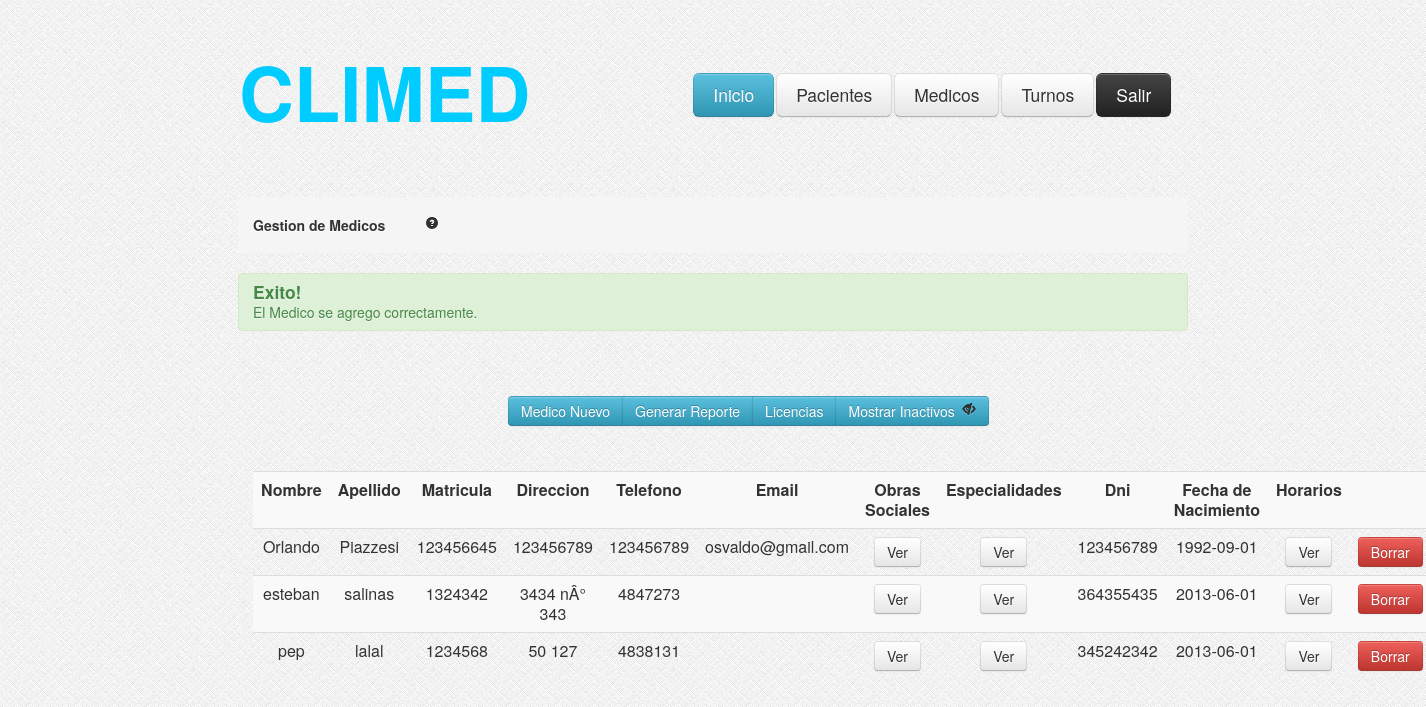
Screenshot of /GestionMedicos.php?Correcto=1 with the database file from the repository.
### tables this page shows
CREATE TABLE IF NOT EXISTS `medicos` (
  `idmedico` int(11) NOT NULL AUTO_INCREMENT,
  `nombre` varchar(100) NOT NULL,
  `apellido` varchar(100) NOT NULL,
  `nromatricula` int(11) NOT NULL,
  `email` varchar(100) NOT NULL,
  `telefono` int(25) NOT NULL,
  `fechaNac` date NOT NULL,
  `dni` int(11) NOT NULL,
  `direccion` varchar(255) DEFAULT NULL,
  `activo` tinyint(1) NOT NULL DEFAULT '1',
  PRIMARY KEY (`idmedico`)
);

### GestionMedicos.php (the view, shortened to what this page needs)
<?php
	if (!isset($_GET['ojito'])) {
		$ojito=1;
	}else{
		$ojito=$_GET['ojito'];
	}
	$consulta = "SELECT * FROM medicos WHERE medicos.activo = ".$ojito." OR 0 = ".$ojito." ";
    $resultado = mysql_query($consulta);
?>
<head>
<link rel="stylesheet" type="text/css" href="css/estilo.css"/>
<link rel="stylesheet" type="text/css" href="css/bootstrap.css"/>
<link rel="stylesheet" type="text/css" href="css/bootstrap-responsive.css"/>
</head>
<body style="background-image:url('images/bg.png')">
	<?php include_once('header.php'); ?>
	<div class="encapsulador">
		<div class="contenedor">
			<ul class="breadcrumb">
				<li>
					<h5>Gestion de Medicos<a href="#" style="margin-left: 40px;"><i class="icon-question-sign"></i></a></h5>
				</li>
			</ul>
			<?php
				if(isset($_GET['Correcto'])){
					if($_GET['Correcto'] == 1){
						echo"<div class='alert alert-success'>
							<h4>Exito!</h4>
							El Medico se agrego correctamente.
							</div>";
					}
				}
			?>
			<div class="btn-group" style="margin-top: 45px; margin-left: 270;">
					<button class="btn btn-info" type="button" onclick="location.href='AltaMedicos.php'">Medico Nuevo</button>
					<button class="btn btn-info" type="button">Generar Reporte</button>
					<button class="btn btn-info" type="button" onclick="location.href='GestionLicencias.php'">Licencias</button>
					<button class="btn btn-info" type="button"
					<?php	if($ojito == 1){ ?>
								onclick="location.href='GestionMedicos.php?ojito=0'"> Mostrar Inactivos <i class="icon-eye-close" style="margin-left: 3px;"></i>
					<?php	} else { ?>
								onclick="location.href='GestionMedicos.php?ojito=1'"> Ocultar Inactivos <i class="icon-eye-open" style="margin-left: 3px;"></i>
					<?php	} ?>
					</button>
			</div>
			<div id="tabla-gestion-pacientes">
				<table class="table table-striped">
					<tr>
						<td><b>Nombre</b></td>
						<td><b>Apellido</b></td>
						<td><b>Matricula</b></td>
						<td><b>Direccion</b></td>
						<td><b>Telefono</b></td>
						<td><b>Email</b></td>
						<td><b>Obras Sociales</b></td>
						<td><b>Especialidades</b></td>
						<td><b>Dni</b></td>
						<td><b>Fecha de Nacimiento</b></td>
						<td><b>Horarios</b></td>
						<td></td>
					</tr>
			<?php while ($valor = mysql_fetch_array($resultado)) {	?>
					<tr>
						<td><?php echo $valor["nombre"]; ?></td>
						<td><?php echo $valor["apellido"]; ?></td>
						<td><?php echo $valor["nromatricula"]; ?></td>
						<td><?php echo $valor["direccion"]; ?></td>
						<td><?php echo $valor["telefono"]; ?></td>
						<td><?php echo $valor["email"]; ?></td>
						<?php
						$idmedico = $valor['idmedico'];
						?>
						<td><a data-toggle="modal" role="button" href="#obrasSocialesMedico<?php echo $idmedico; ?>" class="btn">Ver</a></td>
						<td><a data-toggle="modal" role="button" href="#especialidadesMedico<?php echo $idmedico; ?>" class="btn">Ver</a></td>
						<td><?php echo $valor["dni"]; ?></td>
						<td><?php echo $valor["fechaNac"]; ?></td>
						<td><a data-toggle="modal" role="button" href="#horariosMedico<?php echo $idmedico; ?>" class="btn">Ver</a></td>
						<?php
								if( $valor["activo"] == 1 ){
						?>
									<td><a data-toggle="modal" role="button" href="#borrar<?php echo $idmedico; ?>" class="btn btn-danger">Borrar</a></td>
						<?php	}else{ ?>
									<td><button class="btn btn-success" type="button" onclick="location.href='HabilitarMedico.php?idmedico=<?php echo $idmedico; ?> '">Habilitar</button></td>
						<?php	}  	?>
					</tr>
				<?php
				}
				?>
				</table>
			</div>
		</div>
	</div>
</body>
</html>

### header.php (shortened to what this page needs)
<div class="header">
<table style="margin-top: 40px; ">
	<tr>
	<td>
		<h3 style="font-size: 76px;margin-top: 30px; color: #00CCFF;">CLIMED</h3>
	</td>
	<td>
		<div class="menu">
			<table>
				<tr>
					<td><a href="index.php"><button class="btn btn-large btn-info" type="button">Inicio</button></a></td>
					<td><a href="GestionPacientes.php"><button class="btn btn-large" type="button">Pacientes</button></a></td>
					<td><a href="GestionMedicos.php"><button class="btn btn-large" type="button">Medicos</button></a></td>
					<td><a href="GestionTurnos.php"><button class="btn btn-large" type="button">Turnos</button></a></td>
					<td><a data-toggle="modal" role="button" href="#exit" class="btn btn-inverse btn-large">Salir</a></td>
				</tr>
			</table>
		</div>
	</td>
	</tr>
</table>
</div>

### css/estilo.css (style rules this page uses)
.header { width:950px; height:auto; margin: auto; }
.encapsulador { width:950px; height:auto; margin: auto; }
.menu { margin-top:27px; margin-left:160px; }
.contenedor { margin-top: 75px; }
#tabla-gestion-pacientes { margin-top: 45px; margin-left: 15px; margin-right: 15px; }

### rows the page displays
medicos: nombre "Orlando", apellido "Piazzesi", nromatricula "123456645", direccion "123456789", telefono "123456789", email "osvaldo@gmail.com", dni "123456789", fechaNac "1992-09-01"
medicos: nombre "esteban", apellido "salinas", nromatricula "1324342", direccion "3434 nÂ° 343", telefono "4847273", dni "364355435", fechaNac "2013-06-01"
medicos: nombre "pep", apellido "lalal", nromatricula "1234568", direccion "50 127", telefono "4838131", dni "345242342", fechaNac "2013-06-01"
